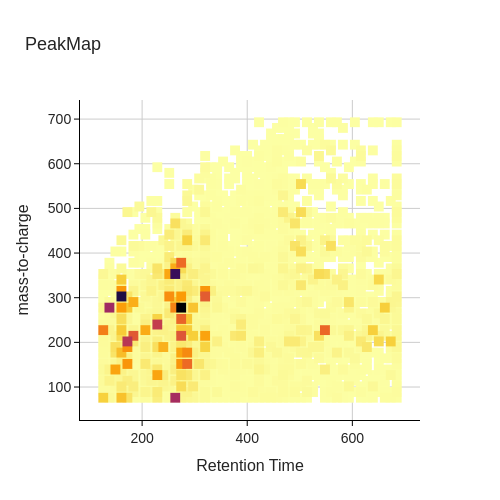

Notebook source saved alongside this figure:
### Code cell
peakmap1 = peak_table1.plot(kind="peakmap", x="rt", y="mz", z="area")
peakmap2 = peak_table2.plot(kind="peakmap", x="rt", y="mz", z="area")
peakmap3 = peak_table3.plot(kind="peakmap", x="rt", y="mz", z="area")

### Figure 1 — Plotly figure (JSON) as saved in the notebook; plotly's stock layout.template omitted (floating-point values rounded to 4 significant figures; data arrays with more than 128 entries replaced by an {"elided": "..."} marker saying what was removed)
{"data": [{"customdata": {"elided": "1681x4 float values"}, "hovertemplate": "index: %{customdata[0]}<br>Retention Time: %{customdata[1]}<br>mass-to-charge: %{customdata[2]}<br>Intensity: %{customdata[3]}", "marker": {"cmax": 677400000.0, "cmin": 693.8, "color": {"elided": "1681 float values"}, "colorscale": [[0, "#fcffa4"], [0.1111, "#f7d13d"], [0.2222, "#fb9b06"], [0.3333, "#ed6925"], [0.4444, "#cf4446"], [0.5556, "#a52c60"], [0.6667, "#781c6d"], [0.7778, "#4a0c6b"], [0.8889, "#1b0c41"], [1, "#000004"]], "opacity": 1, "showscale": false, "size": 10, "symbol": "square"}, "mode": "markers", "showlegend": false, "type": "scattergl", "x": {"elided": "1681 float values"}, "y": {"elided": "1681 float values"}}], "layout": {"dragmode": "select", "font": {"family": "Helvetica"}, "height": 500, "legend": {"font": {"family": "Helvetica", "size": 10}, "title": {"text": "Trace"}}, "modebar": {"add": ["drawrect", "eraseshape"]}, "newshape": {"label": {"textposition": "top left", "texttemplate": "x0: %{x0:.2f} | x1: %{x1:.2f}<br>y0: %{y0:.2f} | y1: %{y1:.2f}"}, "line": {"color": "#F02D1A", "dash": "dash"}, "opacity": 0.5, "showlegend": true}, "plot_bgcolor": "#FFFFFF", "showlegend": true, "title": {"font": {"family": "Helvetica", "size": 18}, "text": "PeakMap"}, "width": 500, "xaxis": {"gridcolor": "#CCCCCC", "linecolor": "black", "linewidth": 1, "showgrid": true, "showline": true, "tickcolor": "black", "tickfont": {"family": "Helvetica", "size": 14}, "ticks": "outside", "tickwidth": 1, "title": {"font": {"family": "Helvetica", "size": 16}, "text": "Retention Time"}}, "yaxis": {"gridcolor": "#CCCCCC", "linecolor": "black", "linewidth": 1, "showgrid": true, "showline": true, "tickcolor": "black", "tickfont": {"family": "Helvetica", "size": 14}, "tickwidth": 1, "title": {"font": {"family": "Helvetica", "size": 16}, "text": "mass-to-charge"}}}}
